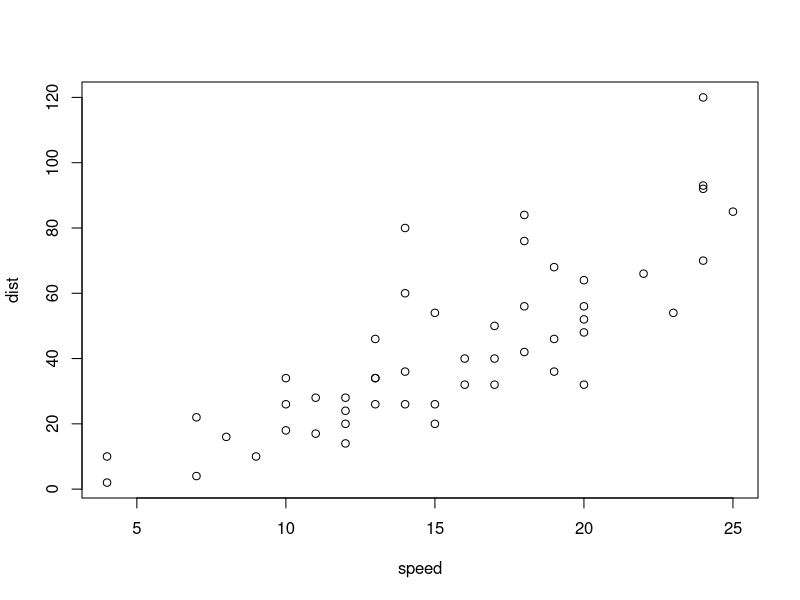
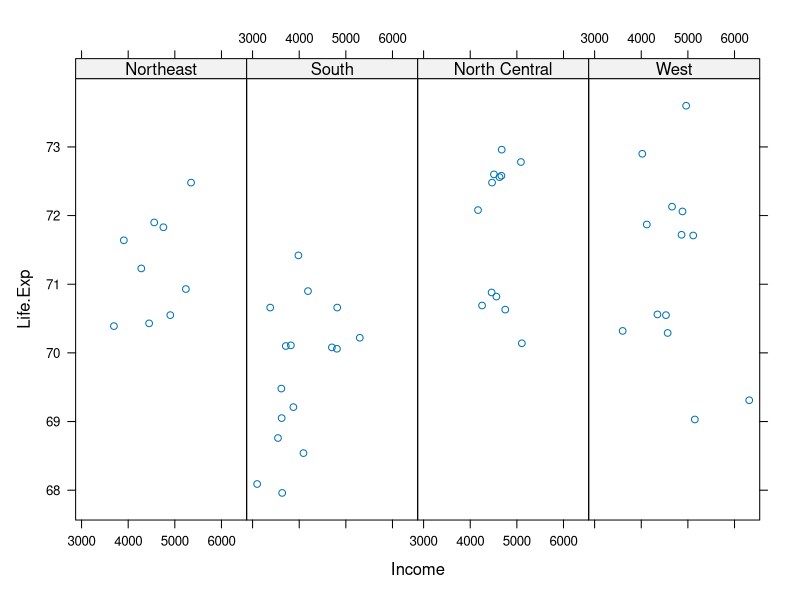

Recreate these plots in R, in order.
## ---- chunk 1
library(datasets)
data(cars)
with(cars, plot(speed, dist))

## ---- chunk 2
library (lattice)
state <- data.frame(state.x77, region = state.region)
xyplot(Life.Exp ~ Income | region, data=state, layout = c(4,1))

